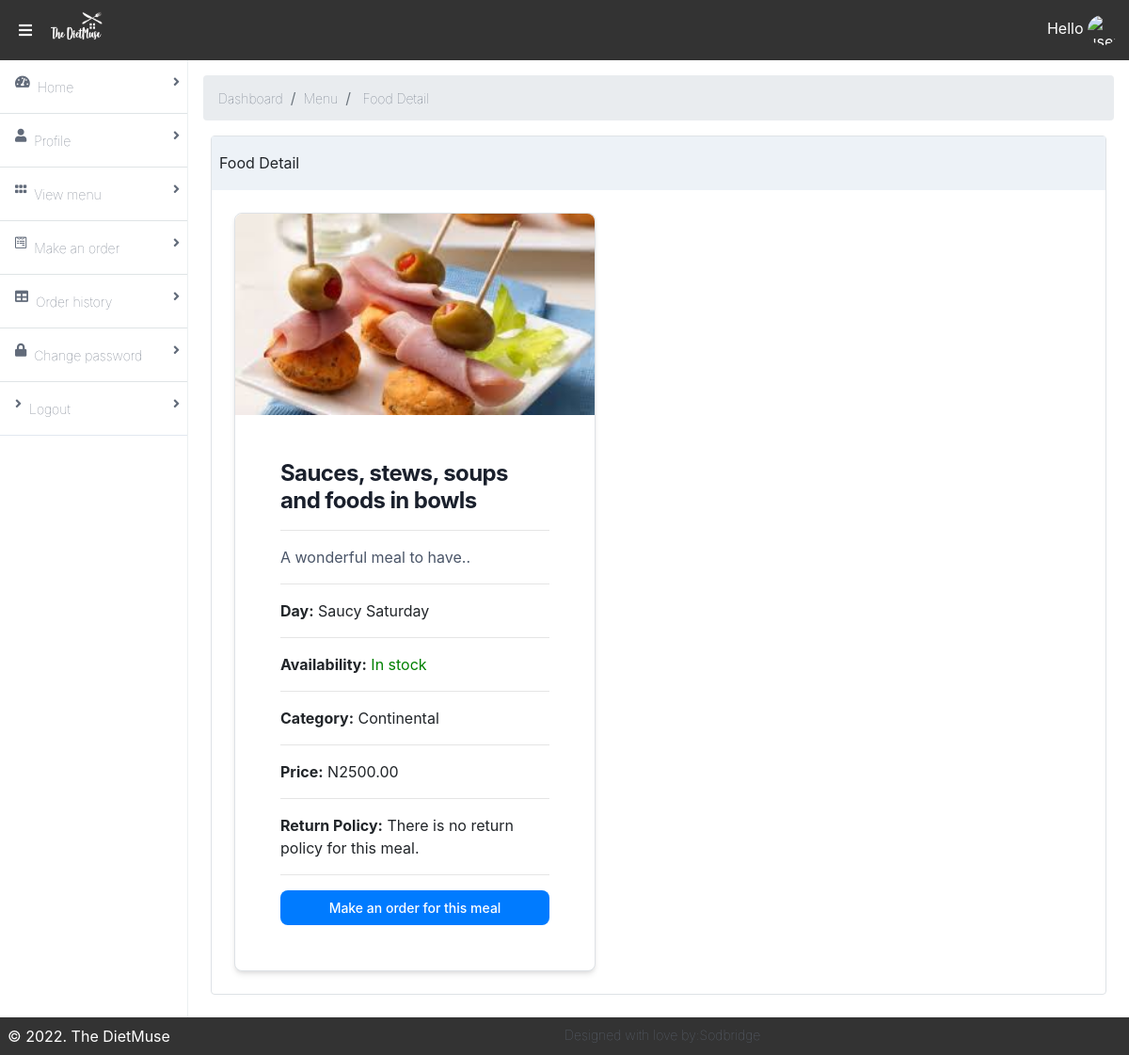
/food-menu/6/detail/, run on an earlier commit of the app's database.
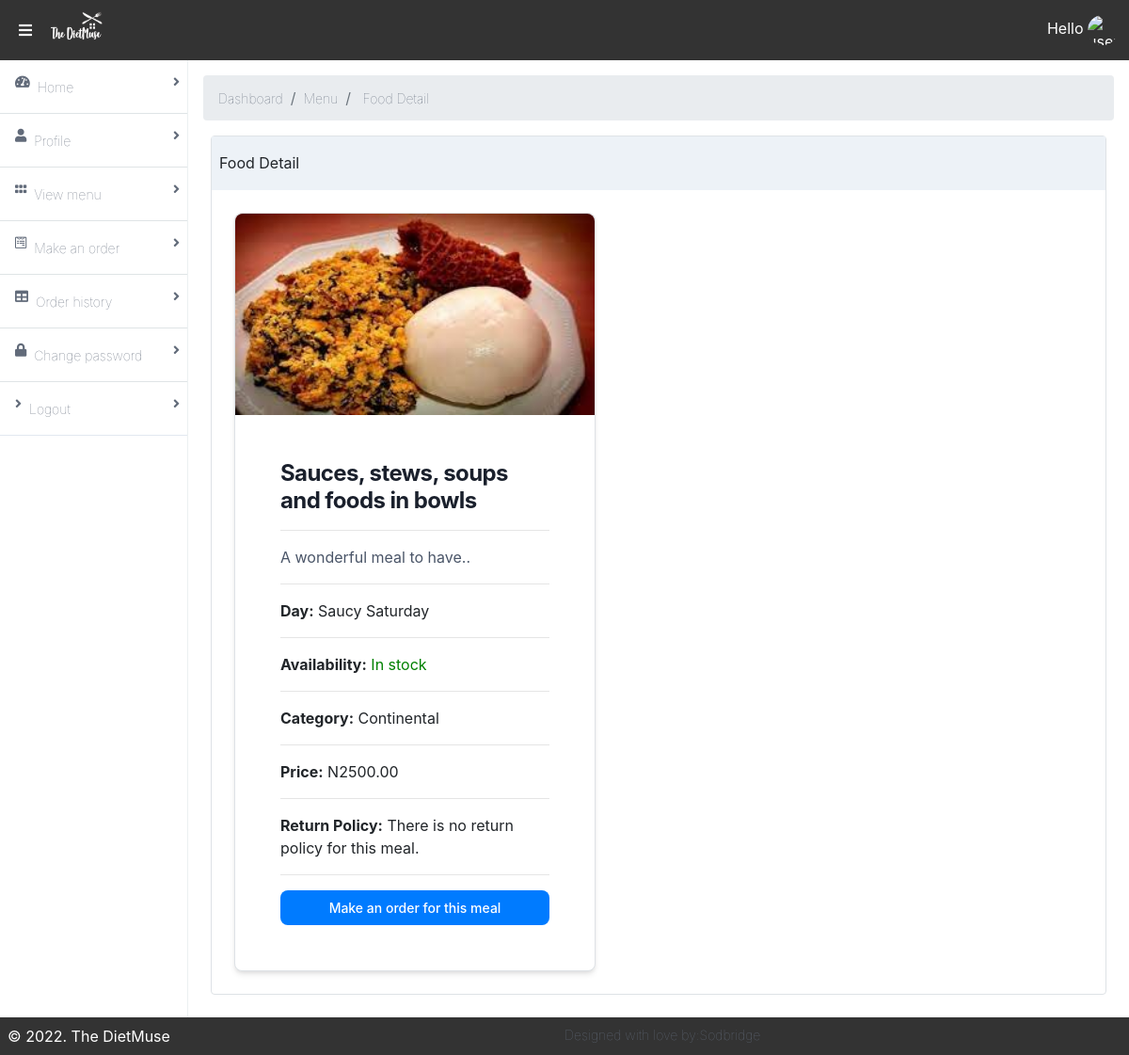
And on a later commit of the database.
### app/models.py (models this page shows, shortened)
class Food(models.Model):
    name = models.CharField(max_length=200, db_index=True)
    slug = models.SlugField(max_length=200, db_index=True)
    category = models.ForeignKey(Category, related_name='categories', null=True, on_delete=models.CASCADE)
    image = models.ImageField(upload_to='food-menu/',blank=True)
    day = models.CharField(max_length=20, choices=week_choices, default='Munchy Monday')
    description = models.TextField(blank=True)
    return_policy = models.TextField(blank=True, null=True,)
    price = models.DecimalField(max_digits=10, null=True, decimal_places=2)
    available = models.BooleanField(default=True)
    created = models.DateTimeField(auto_now_add=True)
    updated = models.DateTimeField(auto_now=True)
    class Meta:
        index_together = (('id', 'slug'),)

class Category(models.Model):
    name = models.CharField(max_length=200, db_index=True)
    slug = models.SlugField(max_length=200, unique=True)
    class Meta:
        ordering = ('name',)
        verbose_name = 'category'
        verbose_name_plural = 'categories'
    def __str__(self):
        return self.name

### accounts/views.py (the view)
# urls.py: path('food-menu/<int:pk>/detail/', FoodMenuDetailView.as_view(template_name='foodmenu_detail.html'), name='menu-detail'),
class FoodMenuDetailView(DetailView):
	model = Food

### accounts/templates/foodmenu_detail.html (shortened to what this page needs)
{% extends 'base.html' %}
{% load static %}
{% load crispy_forms_tags %}
{% block content %}
<main class="bg-white-500 flex-1 p-3 overflow-hidden">
<nav aria-label="breadcrumb">
  <ol class="breadcrumb">
    <li class="breadcrumb-item"><a class="font-sans font-hairline hover:font-normal text-sm text-nav-item no-underline" href="{% url 'dashboard' %}">Dashboard</a></li>
    <li class="breadcrumb-item"><a class="font-sans font-hairline hover:font-normal text-sm text-nav-item no-underline" href="#">Menu</a></li>
    <li class="breadcrumb-item active" aria-current="page"> <span class="font-sans font-hairline hover:font-normal text-sm text-nav-item no-underline">Food Detail</span></li>
  </ol>
</nav>
    <div class="flex flex-col">
        <div class="flex flex-1  flex-col md:flex-row lg:flex-row mx-2">
            <div class="mb-2 border-solid border-gray-300 rounded border shadow-sm w-full">
                <div class="bg-gray-200 px-2 py-3 border-solid border-gray-200 border-b">
                    Food Detail
                </div>
                <div class="p-6">
                  <div class="max-w-sm bg-white rounded-lg border border-gray-200 shadow-md dark:bg-gray-800 dark:border-gray-700">
                      <a href="#">
                          <img class="rounded-t-lg" src="{{ object.image.url }}" width="100%" alt="food image">
                      </a>
                      <div class="p-5">
                          <a href="#">
                              <h5 class="mb-2 text-2xl font-bold tracking-tight text-gray-900 dark:text-white">{{ object.name }}</h5>
                          </a> <hr>
                          <p class="mb-3 font-normal text-gray-700 dark:text-gray-400">{{ object.description }}.
                            <hr><b>Day:</b> {{ object.day }}
                            <hr><b>Availability:</b> {% if object.available == True %} <span style="color:green">In stock</span>{% else %}
                            <span style="color:red">Out of stock</span>{% endif %} <hr> <b>Category:</b> {{ object.category }} <hr>
                              <b>Price:</b>  N{{ object.price }} <hr> <b>Return Policy:</b> {{ object.return_policy }} <hr>
                          </p>
                          {% if user.username == 'gabby'  %}
                           <b>Date added:</b> {{ object.created }}
                          {% elif object.available == True %}
                          <a href="{% url 'make-order' %}" class="inline-flex items-center py-2 px-3 text-sm font-medium text-center text-white bg-blue-700 rounded-lg hover:bg-blue-800 focus:ring-4 focus:outline-none focus:ring-blue-300 dark:bg-blue-600 dark:hover:bg-blue-700 dark:focus:ring-blue-800 btn-block btn-primary">
                             Make an order for this meal
                          </a>
                          {% endif %}
                      </div>
                  </div>
                </div>
            </div>
        </div>
    </div>
</main>
{% endblock content %}

What changed in the data, as far as the page shows it:
changed Food "Sauces, stews, soups and foods in bowls": image: a different picture
